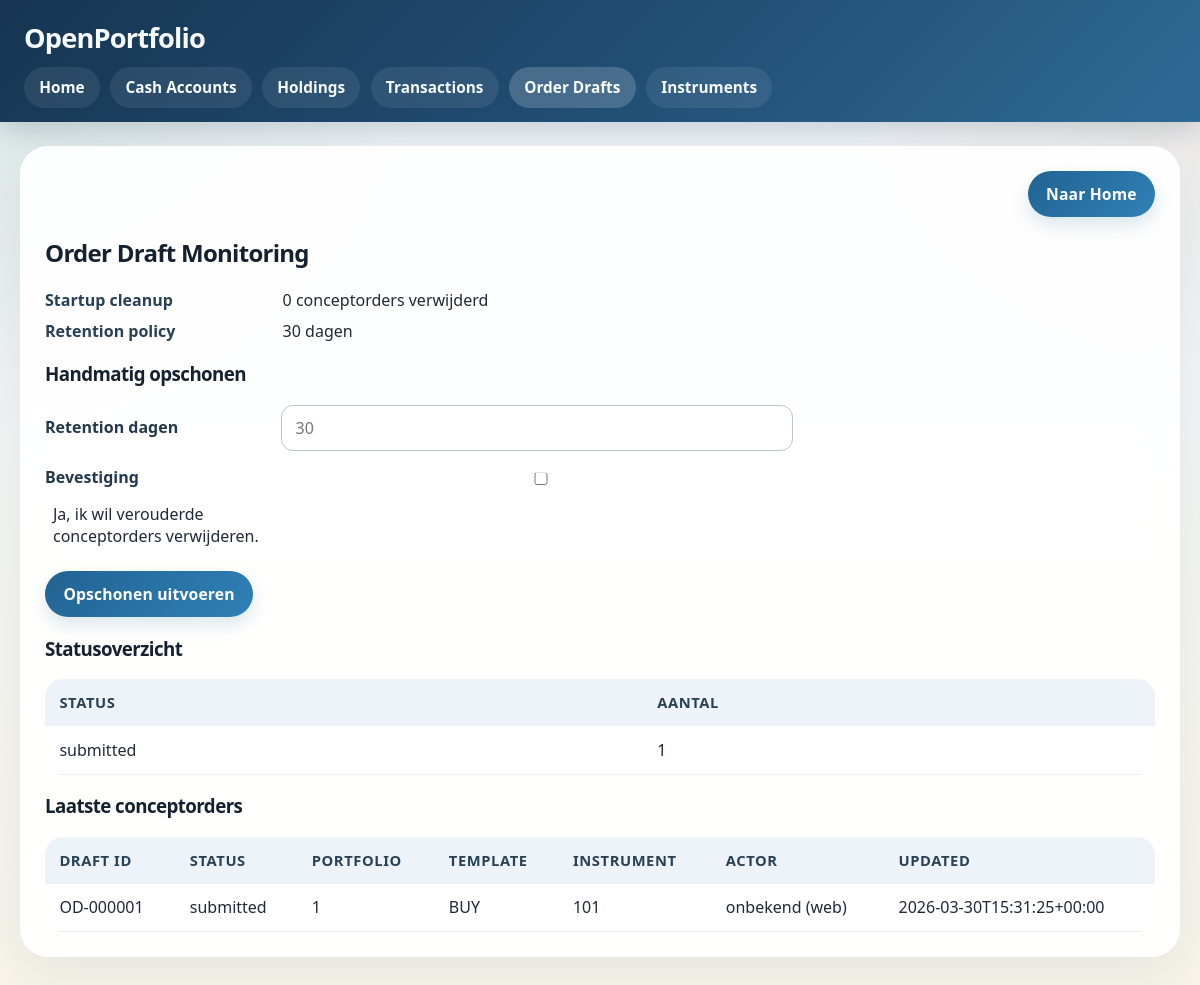
The page /order-drafts on the database its author committed.
### tables this page shows
CREATE TABLE order_draft (
                draft_id TEXT PRIMARY KEY,
                portfolio_id INTEGER NOT NULL,
                status TEXT NOT NULL,
                payload_json TEXT NOT NULL,
                errors_json TEXT,
                warnings_json TEXT,
                created_at TEXT NOT NULL,
                updated_at TEXT NOT NULL
            );

### src/open_portfolio/web_app.py (the view, shortened to what this page needs)
    @app.route("/order-drafts", methods=["GET", "POST"])
    def order_drafts_page():
        if request.method == "POST":
            selected_client_id = request.form.get("client_id", type=int)
            selected_portfolio_id = request.form.get("portfolio_id", type=int)
        else:
            selected_client_id = request.args.get("client_id", type=int)
            selected_portfolio_id = request.args.get("portfolio_id", type=int)
        selected_client, selected_portfolio = resolve_context(selected_client_id, selected_portfolio_id)
        cleanup_message = None
        cleanup_error = None
        drafts = order_database.list_order_drafts(limit=200)
        status_counts = order_database.get_order_draft_status_counts()
        return render_template(
            "order_drafts.html",
            drafts=drafts,
            status_counts=status_counts,
            startup_purged_drafts=startup_purged_drafts,
            retention_days=retention_days,
            cleanup_message=cleanup_message,
            cleanup_error=cleanup_error,
            selected_client=selected_client,
            selected_portfolio=selected_portfolio,
            selected_client_id=selected_client.client_id if selected_client else None,
            selected_portfolio_id=selected_portfolio.portfolio_id if selected_portfolio else None,
            nav_query=nav_query(selected_client, selected_portfolio),
            active_page="order-drafts",
        )

### src/open_portfolio/database.py (called while the page is built)
    def get_order_draft_status_counts(self) -> Dict[str, int]:
        with self._lock:
            c = self.conn.cursor()
            c.execute(
            """
            SELECT status, COUNT(*)
            FROM order_draft
            GROUP BY status
            """
            )
            rows = c.fetchall()
            return {str(r[0]): int(r[1]) for r in rows}

### src/open_portfolio/templates/order_drafts.html (shortened to what this page needs)
{% extends "base.html" %}
{% block content %}
<h2>Order Draft Monitoring</h2>
<div class="context-grid">
  <div class="label">Startup cleanup</div><div>{{ startup_purged_drafts }} conceptorders verwijderd</div>
  <div class="label">Retention policy</div><div>{{ retention_days }} dagen</div>
</div>
<h3>Handmatig opschonen</h3>
<form method="post">
  <div class="form-row">
    <label for="retention_days">Retention dagen</label>
    <input type="number" name="retention_days" id="retention_days" min="1" step="1" placeholder="{{ retention_days }}" class="tx-short">
  </div>
  <div class="form-row">
    <label for="cleanup_confirm">Bevestiging</label>
    <input type="checkbox" name="cleanup_confirm" id="cleanup_confirm" value="1">
    <span style="margin-left: 0.5em;">Ja, ik wil verouderde conceptorders verwijderen.</span>
  </div>
  <div class="form-actions">
    <button class="button" type="submit">Opschonen uitvoeren</button>
  </div>
</form>
<h3>Statusoverzicht</h3>
<table>
  <thead>
    <tr><th>Status</th><th>Aantal</th></tr>
  </thead>
  <tbody>
    {% for status, count in status_counts.items() %}
      <tr><td>{{ status }}</td><td>{{ count }}</td></tr>
    {% else %}
      <tr><td colspan="2">Geen conceptorders beschikbaar.</td></tr>
    {% endfor %}
  </tbody>
</table>
<h3>Laatste conceptorders</h3>
<table>
  <thead>
    <tr>
      <th>Draft ID</th>
      <th>Status</th>
      <th>Portfolio</th>
      <th>Template</th>
      <th>Instrument</th>
      <th>Actor</th>
      <th>Updated</th>
    </tr>
  </thead>
  <tbody>
    {% for d in drafts %}
      <tr>
        <td>{{ d.draft_id }}</td>
        <td>{{ d.status }}</td>
        <td>{{ d.portfolio_id }}</td>
        <td>{{ d.payload.get('template', '-') }}</td>
        <td>{{ d.payload.get('product_id', '-') }}</td>
        <td>
          {% set actor_id = d.payload.get('actor_id', '') %}
          {% set actor_role = d.payload.get('actor_role', '') %}
          {% set actor_channel = d.payload.get('actor_channel', 'web') %}
          {% if actor_id %}{{ actor_id }}{% else %}onbekend{% endif %}
          ({{ actor_channel }})
        </td>
        <td>{{ d.updated_at }}</td>
      </tr>
    {% else %}
      <tr><td colspan="7">Geen conceptorders gevonden.</td></tr>
    {% endfor %}
  </tbody>
</table>
{% endblock %}

### src/open_portfolio/templates/base.html (style rules this page uses)
:root { --bg-top: #eef4fb; --bg-bottom: #f8f4ea; --surface: rgba(255, 255, 255, 0.92); --surface-strong: #ffffff; --surface-muted: #f4f7fb; --line: #d7e0ea; --line-strong: #b8c5d4; --ink: #1f2937; --ink-soft: #516172; --primary: #166534; --primary-strong: #114e3a; --accent: #c97931; --danger: #c2410c; --success: #0f766e; --shadow-soft: 0 18px 48px rgba(39, 63, 94, 0.08); --shadow-card: 0 10px 24px rgba(33, 52, 82, 0.06); --radius-xl: 28px; --radius-lg: 18px; --radius-md: 12px; }
* { box-sizing: border-box; }
html { font-size: 16px; }
body { font-family: "Aptos", "Segoe UI Variable", "Segoe UI", "Helvetica Neue", sans-serif; margin: 0; min-height: 100vh; background: radial-gradient(circle at top left, rgba(22, 101, 52, 0.10), transparent 28%), radial-gradient(circle at top right, rgba(201, 121, 49, 0.11), transparent 24%), linear-gradient(180deg, var(--bg-top) 0%, var(--bg-bottom) 100%); color: var(--ink); }
h1, h2, h3 { font-family: "Aptos Display", "Segoe UI", sans-serif; letter-spacing: -0.03em; color: #15212f; }
input, select, button, textarea { font: inherit; }
.form-row { display: grid; grid-template-columns: minmax(150px, 220px) minmax(0, 1fr); gap: 0.9rem 1rem; align-items: center; margin-bottom: 1rem; }
.form-row label { font-weight: 600; color: #24384c; line-height: 1.35; }
.form-row input, .form-row select, .form-row textarea { width: 100%; max-width: 32rem; padding: 0.7rem 0.85rem; border: 1px solid var(--line-strong); border-radius: var(--radius-md); background: #fff; color: var(--ink); box-shadow: inset 0 1px 0 rgba(255,255,255,0.8); }
.form-actions { display: flex; flex-wrap: wrap; gap: 0.85rem; margin-top: 1.5rem; }
.button { display: inline-flex; align-items: center; justify-content: center; min-height: 2.85rem; width: auto; max-width: 18rem; padding: 0.72rem 1.15rem; border: none; border-radius: 999px; background: linear-gradient(135deg, #216391 0%, #2f81b8 100%); color: #fff; text-decoration: none; font-size: 0.98rem; font-weight: 700; letter-spacing: 0.01em; cursor: pointer; box-shadow: 0 8px 18px rgba(33, 99, 145, 0.16); }
table { width: 100%; border-collapse: collapse; margin-top: 1rem; background: rgba(255, 255, 255, 0.75); border-radius: var(--radius-lg); overflow: hidden; }
th, td { padding: 0.8rem 0.9rem; border-bottom: 1px solid #ebf0f4; text-align: left; vertical-align: top; }
th { background: #edf3f8; color: #284154; font-size: 0.92rem; font-weight: 700; text-transform: uppercase; letter-spacing: 0.04em; }
.context-grid { display: grid; grid-template-columns: minmax(140px, 220px) minmax(0, 1fr); gap: 0.55rem 1.1rem; margin: 0.8rem 0 1.2rem; }
.context-grid .label { font-weight: 700; color: #274055; }

### rows shown on the page
order_draft: status "submitted", portfolio "1", draft_id "OD-000001", portfolio_id "1", payload.get "BUY", payload.get "101", actor_channel "web", updated_at "2026-03-30T15:31:25+00:00"

### other values the page prints
{{ startup_purged_drafts }} "0"
{{ retention_days }} "30"
